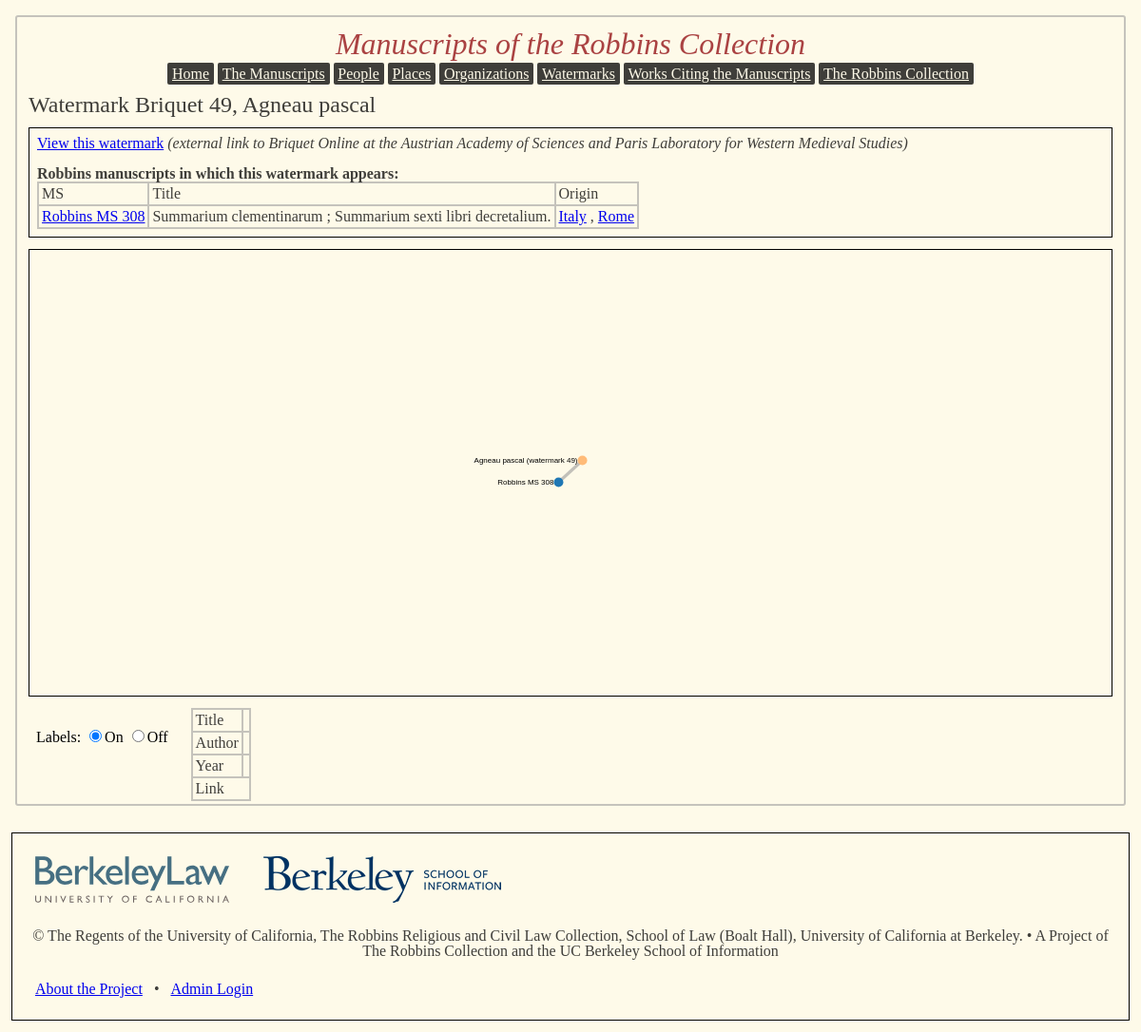
The page /watermark49 on the database its author committed.
### app/models.py (models this page shows, shortened)
class watermark(db.Model):
	id = db.Column(db.Integer, primary_key=True)
	name = db.Column(db.String(40))
	url = db.Column(db.String(100))

class manuscript(db.Model):
	id = db.Column(db.Integer, primary_key=True)
	shelfmark = db.Column(db.String(15))
	ms_format = db.Column(db.String(20))
	date1 = db.Column(db.Integer)
	date2 = db.Column(db.Integer)
	datetype = db.Column(db.String(1))
	language = db.Column(db.Integer, db.ForeignKey('language.id'))
	summary = db.Column(db.String(1000))
	ownership_history = db.Column(db.String(1000))
	origin = db.Column(db.String(1000))
	decoration = db.Column(db.String(1000))
	binding = db.Column(db.String(1000))
	num_volumes = db.Column(db.Integer)
	catalog_url = db.Column(db.String(1000))
	ds_url = db.Column(db.String(1000))
	volumes = db.relationship('volume',
		cascade = 'delete, delete-orphan',
		backref = 'ms',
		lazy='dynamic')
	contents = db.relationship('content_item',
		backref = 'ms',
		lazy='dynamic')
	titles = db.relationship('title',
		cascade = 'delete, delete-orphan',
		backref = 'ms',
		lazy='dynamic'
		)
	watermarks = db.relationship('watermark',
		secondary = has_watermark,
		backref = db.backref('mss', lazy='dynamic')
		)
	assoc_people = db.relationship('person_ms_assoc',
		cascade = 'delete, delete-orphan',
		backref = 'ms',
		lazy='dynamic')
	places = db.relationship('place',
		secondary = has_place,
		backref = db.backref('mss', lazy='dynamic')
		)
	orgs = db.relationship('org_ms_assoc',
		cascade = 'delete, delete-orphan',
		backref= 'ms',
		lazy='dynamic')
	treatments = db.relationship('external_doc',
		secondary=has_external_doc,
		backref = db.backref('mss', lazy='dynamic')
		)
	subjects = db.relationship('ms_subject_assoc',
		backref = 'ms',
		lazy = 'dynamic'
		)

class title(db.Model):
	id = db.Column(db.Integer, primary_key=True)
	title_text = db.Column(db.String(150))
	title_type = db.Column(db.String(20))
	ms_id = db.Column(db.Integer, db.ForeignKey('manuscript.id'))

class place(db.Model):
	id = db.Column(db.Integer, primary_key = True)
	place_name = db.Column(db.String(60))
	place_type = db.Column(db.String(10))
	lat = db.Column(db.Float)
	lon = db.Column(db.Float)

### app/views.py (the view)
@app.route('/watermark<wmid>', methods = ['GET', 'POST'])
def view_wm(wmid):
	page_wm = models.watermark.query.get(wmid)
	if page_wm == None:
		abort(404)
	graph_data = get_info_from_db(wmid, 'watermark')
	graphobj = json.dumps(graph_data)
	return render_template('wmview.html', mainwm = page_wm, graph = graphobj, pagetitle = page_wm.name + ', ' + str(page_wm.id))

### app/views.py (called while the page is built)
def return_ms_data(shelf_id):
	this_ms = models.manuscript.query.get(shelf_id)
	resultid = '0_' + str(shelf_id)
	author_id = models.person_rel_type.query.filter_by(name='Author').first().id
	authorquery = this_ms.assoc_people.filter_by(assoc_type = author_id).first()
	if authorquery != None:
		result_author = authorquery.person.name_display
	else:
		result_author = ''
	result_title = this_ms.titles.filter_by(title_type='main').first().title_text
	if this_ms.date2 == None:
		result_datestring = str(this_ms.date1)
	else:
		result_datestring = str(this_ms.date1) + '-' + str(this_ms.date2)
	msreturndict = {"name": this_ms.shelfmark, "group": 0, "role": 'manuscript', "dbkey": shelf_id, 'id': resultid,
			'title': result_title, 'date': result_datestring, 'author': result_author, 'url': url_for('ms_view',idno=shelf_id)}
	return msreturndict

### app/templates/wmview.html (shortened to what this page needs)
{% extends "base.html" %}
{% block content %}
<h3>Watermark Briquet {{ mainwm.id }}, {{ mainwm.name }}</h3>
<div class="section">
<p><a target="_blank" rel="noopener noreferrer" href="{{ mainwm.url }}">View this watermark</a> <em>(external link to Briquet Online at the Austrian Academy of Sciences and Paris Laboratory for Western Medieval Studies)</em></p>
<br>
<p><b>Robbins manuscripts in which this watermark appears:</b></p>
<table>
	<tr>
		<th>MS</th>
		<th>Title</th>
		<th>Origin</th>
	</tr>
{% for ms in mainwm.mss %}
	<tr>
		<td><a href="ms{{ ms.id }}">{{ ms.shelfmark }}</a> </td>
		<td>{{ ms.titles.filter_by(title_type='main').first().title_text }}</td>
		<td>
		{% for place in ms.places %}
		<a href="{{ 'place' + (place.id|string) }}">{{ place.place_name }}</a>
    {% if loop.last == False %},{% endif %}
		{% endfor %}
		</td>
	</tr>
{% endfor %}
</table>
</div>
<div class="section" id="relationvis">
</div>
  <div id="graphtoggle">
  <form id="labeltoggle">Labels:
    <input type="radio" name="labeltoggle" value="on" checked>On
    <input type="radio" name="labeltoggle" value="off">Off
  </form>
  </div>
  <div id="nodeinfo">
    <table>
      <tr>
        <th>Title</th>
        <td></td>
      </tr>
      <tr>
        <th>Author</th>
        <td></td>
      </tr>
      <tr>
        <th>Year</th>
        <td></td>
      </tr>
      <tr>
        <td colspan=2>Link</td>
      </tr>
    </table>
  </div>
</div>
{% endblock %}

### app/static/main.css (style rules this page uses)
html, body, div, span, applet, object, iframe, h1, h2, h3, h4, h5, h6, p, blockquote, pre, a, abbr, acronym, address, big, cite, code, del, dfn, em, img, ins, kbd, q, s, samp, small, strike, strong, sub, sup, tt, var, b, u, i, center, dl, dt, dd, ol, ul, li, fieldset, form, label, legend, table, caption, tbody, tfoot, thead, tr, th, td, article, aside, canvas, details, embed, figure, figcaption, footer, header, hgroup, menu, nav, output, ruby, section, summary, time, mark, audio, video { margin: 0; padding: 0; border: 0; font-size: 100%; font: inherit; vertical-align: baseline; }
body { line-height: 1; }
table { border-collapse: collapse; border-spacing: 0; }
html, body { background-color: #FEFAE9; margin: 0; padding: 0; }
h3, h4, h5, h6 { font-family: "Times New Roman"; color: #3F3E3A; }
h3 { font-size: 1.5em; }
div#wrapper h3, h4 { margin: .5em; }
p, td, th { color: #3F3E3A; font-family: "Times New Roman"; font-size: 1em; }
em { font-style: italic; }
.section, .mapholder { margin: .75em; border-style: solid; border-width: 1px; border-color: #000000; padding: .5em; }
table, th, td { vertical-align: top; border-width: 2px; border-style: solid; border-color: #C5C3BC; border-collapse: collapse; padding: 3px; text-align: left; }
b { font-weight: bold; }
#textvis, #relationvis { max-width: 50% max-height: 100%; text-align: center; }
#graphtoggle { text-align: center; display: inline-block; max-width: 50%; vertical-align: top; margin: .75em; padding: .5em; }
#nodeinfo { display: inline-block; max-width: 50%; }

### rows shown on the page
watermark: id "49", name "Agneau pascal"
manuscript: shelfmark "Robbins MS 308", titles.filter_by "Summarium clementinarum ; Summarium sexti libri decretalium."
place: place_name "Italy"
place: place_name "Rome"
